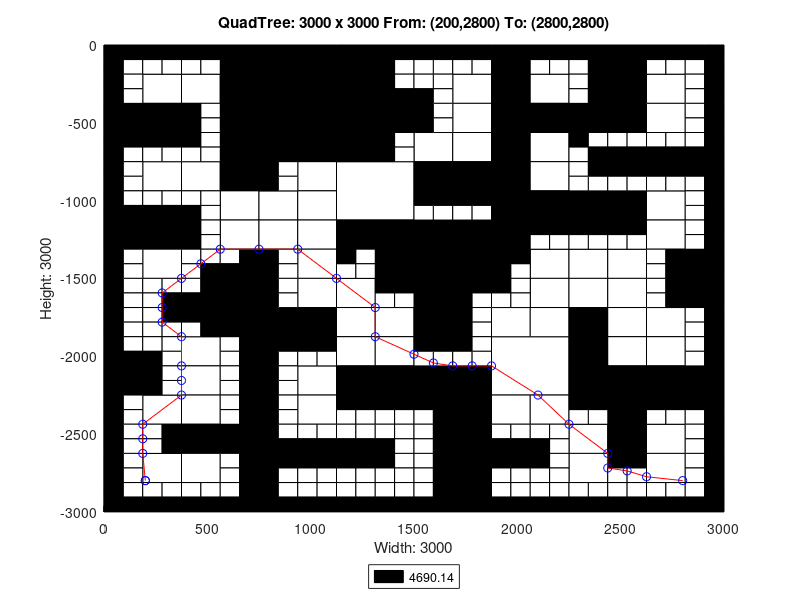

Here is the MATLAB script that generated this plot:
axis([0 3000 -3000 0]);
title('QuadTree: 3000 x 3000 From: (200,2800) To: (2800,2800)');
xlabel('Width: 3000');
ylabel('Height: 3000');
rectangle('Position',[750 -375 375 375], 'FaceColor',[0 0 0]);
rectangle('Position',[750 -750 375 375], 'FaceColor',[0 0 0]);
rectangle('Position',[1125 -1125 375 375], 'FaceColor',[1 1 1]);
rectangle('Position',[1500 -1500 375 375], 'FaceColor',[0 0 0]);
rectangle('Position',[1875 -2250 375 375], 'FaceColor',[1 1 1]);
rectangle('Position',[187.5 -375 187.5 187.5], 'FaceColor',[1 1 1]);
rectangle('Position',[562.5 -187.5 187.5 187.5], 'FaceColor',[0 0 0]);
rectangle('Position',[375 -375 187.5 187.5], 'FaceColor',[1 1 1]);
rectangle('Position',[562.5 -375 187.5 187.5], 'FaceColor',[0 0 0]);
rectangle('Position',[0 -562.5 187.5 187.5], 'FaceColor',[0 0 0]);
rectangle('Position',[187.5 -562.5 187.5 187.5], 'FaceColor',[0 0 0]);
rectangle('Position',[562.5 -562.5 187.5 187.5], 'FaceColor',[0 0 0]);
rectangle('Position',[562.5 -750 187.5 187.5], 'FaceColor',[0 0 0]);
rectangle('Position',[1125 -187.5 187.5 187.5], 'FaceColor',[0 0 0]);
rectangle('Position',[1125 -375 187.5 187.5], 'FaceColor',[0 0 0]);
rectangle('Position',[1125 -562.5 187.5 187.5], 'FaceColor',[0 0 0]);
rectangle('Position',[1312.5 -562.5 187.5 187.5], 'FaceColor',[0 0 0]);
rectangle('Position',[1125 -750 187.5 187.5], 'FaceColor',[0 0 0]);
rectangle('Position',[187.5 -937.5 187.5 187.5], 'FaceColor',[1 1 1]);
rectangle('Position',[375 -937.5 187.5 187.5], 'FaceColor',[1 1 1]);
rectangle('Position',[562.5 -937.5 187.5 187.5], 'FaceColor',[0 0 0]);
rectangle('Position',[562.5 -1125 187.5 187.5], 'FaceColor',[1 1 1]);
rectangle('Position',[0 -1312.5 187.5 187.5], 'FaceColor',[0 0 0]);
rectangle('Position',[187.5 -1312.5 187.5 187.5], 'FaceColor',[0 0 0]);
rectangle('Position',[187.5 -1500 187.5 187.5], 'FaceColor',[1 1 1]);
rectangle('Position',[562.5 -1312.5 187.5 187.5], 'FaceColor',[1 1 1]);
rectangle('Position',[937.5 -937.5 187.5 187.5], 'FaceColor',[1 1 1]);
rectangle('Position',[750 -1125 187.5 187.5], 'FaceColor',[1 1 1]);
rectangle('Position',[937.5 -1125 187.5 187.5], 'FaceColor',[1 1 1]);
rectangle('Position',[750 -1312.5 187.5 187.5], 'FaceColor',[1 1 1]);
rectangle('Position',[937.5 -1312.5 187.5 187.5], 'FaceColor',[1 1 1]);
rectangle('Position',[937.5 -1500 187.5 187.5], 'FaceColor',[1 1 1]);
rectangle('Position',[1125 -1312.5 187.5 187.5], 'FaceColor',[0 0 0]);
rectangle('Position',[1312.5 -1312.5 187.5 187.5], 'FaceColor',[0 0 0]);
rectangle('Position',[1312.5 -1500 187.5 187.5], 'FaceColor',[0 0 0]);
rectangle('Position',[1687.5 -375 187.5 187.5], 'FaceColor',[1 1 1]);
rectangle('Position',[1875 -187.5 187.5 187.5], 'FaceColor',[0 0 0]);
rectangle('Position',[1875 -375 187.5 187.5], 'FaceColor',[0 0 0]);
rectangle('Position',[2062.5 -375 187.5 187.5], 'FaceColor',[1 1 1]);
rectangle('Position',[1687.5 -562.5 187.5 187.5], 'FaceColor',[1 1 1]);
rectangle('Position',[1500 -750 187.5 187.5], 'FaceColor',[1 1 1]);
rectangle('Position',[1687.5 -750 187.5 187.5], 'FaceColor',[1 1 1]);
rectangle('Position',[1875 -562.5 187.5 187.5], 'FaceColor',[0 0 0]);
rectangle('Position',[2062.5 -562.5 187.5 187.5], 'FaceColor',[0 0 0]);
rectangle('Position',[1875 -750 187.5 187.5], 'FaceColor',[0 0 0]);
rectangle('Position',[2062.5 -750 187.5 187.5], 'FaceColor',[1 1 1]);
rectangle('Position',[2437.5 -187.5 187.5 187.5], 'FaceColor',[0 0 0]);
rectangle('Position',[2437.5 -375 187.5 187.5], 'FaceColor',[0 0 0]);
rectangle('Position',[2625 -375 187.5 187.5], 'FaceColor',[1 1 1]);
rectangle('Position',[2250 -562.5 187.5 187.5], 'FaceColor',[0 0 0]);
rectangle('Position',[2437.5 -562.5 187.5 187.5], 'FaceColor',[0 0 0]);
rectangle('Position',[2625 -562.5 187.5 187.5], 'FaceColor',[1 1 1]);
rectangle('Position',[1500 -937.5 187.5 187.5], 'FaceColor',[0 0 0]);
rectangle('Position',[1687.5 -937.5 187.5 187.5], 'FaceColor',[0 0 0]);
rectangle('Position',[1875 -937.5 187.5 187.5], 'FaceColor',[0 0 0]);
rectangle('Position',[2062.5 -937.5 187.5 187.5], 'FaceColor',[1 1 1]);
rectangle('Position',[1875 -1125 187.5 187.5], 'FaceColor',[0 0 0]);
rectangle('Position',[2062.5 -1125 187.5 187.5], 'FaceColor',[0 0 0]);
rectangle('Position',[1875 -1312.5 187.5 187.5], 'FaceColor',[0 0 0]);
rectangle('Position',[2062.5 -1500 187.5 187.5], 'FaceColor',[1 1 1]);
rectangle('Position',[2250 -1125 187.5 187.5], 'FaceColor',[0 0 0]);
rectangle('Position',[2437.5 -1125 187.5 187.5], 'FaceColor',[0 0 0]);
rectangle('Position',[2625 -1125 187.5 187.5], 'FaceColor',[1 1 1]);
rectangle('Position',[2250 -1500 187.5 187.5], 'FaceColor',[1 1 1]);
rectangle('Position',[2437.5 -1500 187.5 187.5], 'FaceColor',[1 1 1]);
rectangle('Position',[2625 -1312.5 187.5 187.5], 'FaceColor',[1 1 1]);
rectangle('Position',[2812.5 -1500 187.5 187.5], 'FaceColor',[0 0 0]);
rectangle('Position',[562.5 -1687.5 187.5 187.5], 'FaceColor',[0 0 0]);
rectangle('Position',[562.5 -1875 187.5 187.5], 'FaceColor',[0 0 0]);
rectangle('Position',[0 -2250 187.5 187.5], 'FaceColor',[0 0 0]);
rectangle('Position',[375 -2062.5 187.5 187.5], 'FaceColor',[1 1 1]);
rectangle('Position',[375 -2250 187.5 187.5], 'FaceColor',[1 1 1]);
rectangle('Position',[937.5 -1687.5 187.5 187.5], 'FaceColor',[1 1 1]);
rectangle('Position',[750 -1875 187.5 187.5], 'FaceColor',[0 0 0]);
rectangle('Position',[937.5 -1875 187.5 187.5], 'FaceColor',[0 0 0]);
rectangle('Position',[1125 -1687.5 187.5 187.5], 'FaceColor',[1 1 1]);
rectangle('Position',[1125 -1875 187.5 187.5], 'FaceColor',[1 1 1]);
rectangle('Position',[1312.5 -1875 187.5 187.5], 'FaceColor',[1 1 1]);
rectangle('Position',[937.5 -2250 187.5 187.5], 'FaceColor',[1 1 1]);
rectangle('Position',[1125 -2062.5 187.5 187.5], 'FaceColor',[1 1 1]);
rectangle('Position',[1312.5 -2062.5 187.5 187.5], 'FaceColor',[1 1 1]);
rectangle('Position',[1125 -2250 187.5 187.5], 'FaceColor',[0 0 0]);
rectangle('Position',[1312.5 -2250 187.5 187.5], 'FaceColor',[0 0 0]);
rectangle('Position',[187.5 -2437.5 187.5 187.5], 'FaceColor',[1 1 1]);
rectangle('Position',[375 -2437.5 187.5 187.5], 'FaceColor',[1 1 1]);
rectangle('Position',[375 -2625 187.5 187.5], 'FaceColor',[0 0 0]);
rectangle('Position',[562.5 -2625 187.5 187.5], 'FaceColor',[0 0 0]);
rectangle('Position',[187.5 -2812.5 187.5 187.5], 'FaceColor',[1 1 1]);
rectangle('Position',[375 -2812.5 187.5 187.5], 'FaceColor',[1 1 1]);
rectangle('Position',[937.5 -2437.5 187.5 187.5], 'FaceColor',[1 1 1]);
rectangle('Position',[1500 -1687.5 187.5 187.5], 'FaceColor',[0 0 0]);
rectangle('Position',[1500 -1875 187.5 187.5], 'FaceColor',[0 0 0]);
rectangle('Position',[2062.5 -1687.5 187.5 187.5], 'FaceColor',[1 1 1]);
rectangle('Position',[1875 -1875 187.5 187.5], 'FaceColor',[1 1 1]);
rectangle('Position',[2062.5 -1875 187.5 187.5], 'FaceColor',[1 1 1]);
rectangle('Position',[1500 -2250 187.5 187.5], 'FaceColor',[0 0 0]);
rectangle('Position',[1687.5 -2250 187.5 187.5], 'FaceColor',[0 0 0]);
rectangle('Position',[2250 -1687.5 187.5 187.5], 'FaceColor',[1 1 1]);
rectangle('Position',[2437.5 -1687.5 187.5 187.5], 'FaceColor',[1 1 1]);
rectangle('Position',[2250 -1875 187.5 187.5], 'FaceColor',[0 0 0]);
rectangle('Position',[2437.5 -1875 187.5 187.5], 'FaceColor',[1 1 1]);
rectangle('Position',[2812.5 -1687.5 187.5 187.5], 'FaceColor',[0 0 0]);
rectangle('Position',[2625 -1875 187.5 187.5], 'FaceColor',[1 1 1]);
rectangle('Position',[2250 -2062.5 187.5 187.5], 'FaceColor',[0 0 0]);
rectangle('Position',[2437.5 -2062.5 187.5 187.5], 'FaceColor',[1 1 1]);
rectangle('Position',[2250 -2250 187.5 187.5], 'FaceColor',[0 0 0]);
rectangle('Position',[2437.5 -2250 187.5 187.5], 'FaceColor',[0 0 0]);
rectangle('Position',[2625 -2062.5 187.5 187.5], 'FaceColor',[1 1 1]);
rectangle('Position',[2625 -2250 187.5 187.5], 'FaceColor',[0 0 0]);
rectangle('Position',[2812.5 -2250 187.5 187.5], 'FaceColor',[0 0 0]);
rectangle('Position',[1687.5 -2437.5 187.5 187.5], 'FaceColor',[0 0 0]);
rectangle('Position',[1687.5 -2625 187.5 187.5], 'FaceColor',[0 0 0]);
rectangle('Position',[1875 -2437.5 187.5 187.5], 'FaceColor',[1 1 1]);
rectangle('Position',[2062.5 -2437.5 187.5 187.5], 'FaceColor',[1 1 1]);
rectangle('Position',[1687.5 -2812.5 187.5 187.5], 'FaceColor',[0 0 0]);
rectangle('Position',[1687.5 -3000 187.5 187.5], 'FaceColor',[0 0 0]);
rectangle('Position',[2437.5 -2437.5 187.5 187.5], 'FaceColor',[0 0 0]);
rectangle('Position',[2250 -2625 187.5 187.5], 'FaceColor',[1 1 1]);
rectangle('Position',[2437.5 -2625 187.5 187.5], 'FaceColor',[0 0 0]);
rectangle('Position',[2625 -2625 187.5 187.5], 'FaceColor',[1 1 1]);
rectangle('Position',[2250 -2812.5 187.5 187.5], 'FaceColor',[1 1 1]);
rectangle('Position',[2625 -2812.5 187.5 187.5], 'FaceColor',[1 1 1]);
rectangle('Position',[0 -93.75 93.75 93.75], 'FaceColor',[0 0 0]);
rectangle('Position',[93.75 -93.75 93.75 93.75], 'FaceColor',[0 0 0]);
rectangle('Position',[0 -187.5 93.75 93.75], 'FaceColor',[0 0 0]);
rectangle('Position',[93.75 -187.5 93.75 93.75], 'FaceColor',[1 1 1]);
rectangle('Position',[187.5 -93.75 93.75 93.75], 'FaceColor',[0 0 0]);
rectangle('Position',[281.25 -93.75 93.75 93.75], 'FaceColor',[0 0 0]);
rectangle('Position',[187.5 -187.5 93.75 93.75], 'FaceColor',[1 1 1]);
rectangle('Position',[281.25 -187.5 93.75 93.75], 'FaceColor',[1 1 1]);
rectangle('Position',[0 -281.25 93.75 93.75], 'FaceColor',[0 0 0]);
rectangle('Position',[93.75 -281.25 93.75 93.75], 'FaceColor',[1 1 1]);
rectangle('Position',[0 -375 93.75 93.75], 'FaceColor',[0 0 0]);
rectangle('Position',[93.75 -375 93.75 93.75], 'FaceColor',[1 1 1]);
rectangle('Position',[375 -93.75 93.75 93.75], 'FaceColor',[0 0 0]);
rectangle('Position',[468.75 -93.75 93.75 93.75], 'FaceColor',[0 0 0]);
rectangle('Position',[375 -187.5 93.75 93.75], 'FaceColor',[1 1 1]);
rectangle('Position',[468.75 -187.5 93.75 93.75], 'FaceColor',[1 1 1]);
rectangle('Position',[0 -656.25 93.75 93.75], 'FaceColor',[0 0 0]);
rectangle('Position',[93.75 -656.25 93.75 93.75], 'FaceColor',[0 0 0]);
rectangle('Position',[0 -750 93.75 93.75], 'FaceColor',[0 0 0]);
rectangle('Position',[93.75 -750 93.75 93.75], 'FaceColor',[1 1 1]);
rectangle('Position',[187.5 -656.25 93.75 93.75], 'FaceColor',[0 0 0]);
rectangle('Position',[281.25 -656.25 93.75 93.75], 'FaceColor',[0 0 0]);
rectangle('Position',[187.5 -750 93.75 93.75], 'FaceColor',[1 1 1]);
rectangle('Position',[281.25 -750 93.75 93.75], 'FaceColor',[1 1 1]);
rectangle('Position',[375 -468.75 93.75 93.75], 'FaceColor',[0 0 0]);
rectangle('Position',[468.75 -468.75 93.75 93.75], 'FaceColor',[1 1 1]);
rectangle('Position',[375 -562.5 93.75 93.75], 'FaceColor',[0 0 0]);
rectangle('Position',[468.75 -562.5 93.75 93.75], 'FaceColor',[1 1 1]);
rectangle('Position',[375 -656.25 93.75 93.75], 'FaceColor',[0 0 0]);
rectangle('Position',[468.75 -656.25 93.75 93.75], 'FaceColor',[1 1 1]);
rectangle('Position',[375 -750 93.75 93.75], 'FaceColor',[1 1 1]);
rectangle('Position',[468.75 -750 93.75 93.75], 'FaceColor',[1 1 1]);
rectangle('Position',[1312.5 -93.75 93.75 93.75], 'FaceColor',[0 0 0]);
rectangle('Position',[1406.25 -93.75 93.75 93.75], 'FaceColor',[0 0 0]);
rectangle('Position',[1312.5 -187.5 93.75 93.75], 'FaceColor',[0 0 0]);
rectangle('Position',[1406.25 -187.5 93.75 93.75], 'FaceColor',[1 1 1]);
rectangle('Position',[1312.5 -281.25 93.75 93.75], 'FaceColor',[0 0 0]);
rectangle('Position',[1406.25 -281.25 93.75 93.75], 'FaceColor',[1 1 1]);
rectangle('Position',[1312.5 -375 93.75 93.75], 'FaceColor',[0 0 0]);
rectangle('Position',[1406.25 -375 93.75 93.75], 'FaceColor',[0 0 0]);
rectangle('Position',[1312.5 -656.25 93.75 93.75], 'FaceColor',[0 0 0]);
rectangle('Position',[1406.25 -656.25 93.75 93.75], 'FaceColor',[1 1 1]);
rectangle('Position',[1312.5 -750 93.75 93.75], 'FaceColor',[0 0 0]);
rectangle('Position',[1406.25 -750 93.75 93.75], 'FaceColor',[1 1 1]);
rectangle('Position',[0 -843.75 93.75 93.75], 'FaceColor',[0 0 0]);
rectangle('Position',[93.75 -843.75 93.75 93.75], 'FaceColor',[1 1 1]);
rectangle('Position',[0 -937.5 93.75 93.75], 'FaceColor',[0 0 0]);
rectangle('Position',[93.75 -937.5 93.75 93.75], 'FaceColor',[1 1 1]);
rectangle('Position',[0 -1031.25 93.75 93.75], 'FaceColor',[0 0 0]);
rectangle('Position',[93.75 -1031.25 93.75 93.75], 'FaceColor',[1 1 1]);
rectangle('Position',[0 -1125 93.75 93.75], 'FaceColor',[0 0 0]);
rectangle('Position',[93.75 -1125 93.75 93.75], 'FaceColor',[0 0 0]);
rectangle('Position',[187.5 -1031.25 93.75 93.75], 'FaceColor',[1 1 1]);
rectangle('Position',[281.25 -1031.25 93.75 93.75], 'FaceColor',[1 1 1]);
rectangle('Position',[187.5 -1125 93.75 93.75], 'FaceColor',[0 0 0]);
rectangle('Position',[281.25 -1125 93.75 93.75], 'FaceColor',[0 0 0]);
rectangle('Position',[375 -1031.25 93.75 93.75], 'FaceColor',[1 1 1]);
rectangle('Position',[468.75 -1031.25 93.75 93.75], 'FaceColor',[1 1 1]);
rectangle('Position',[375 -1125 93.75 93.75], 'FaceColor',[0 0 0]);
rectangle('Position',[468.75 -1125 93.75 93.75], 'FaceColor',[1 1 1]);
rectangle('Position',[0 -1406.25 93.75 93.75], 'FaceColor',[0 0 0]);
rectangle('Position',[93.75 -1406.25 93.75 93.75], 'FaceColor',[1 1 1]);
rectangle('Position',[0 -1500 93.75 93.75], 'FaceColor',[0 0 0]);
rectangle('Position',[93.75 -1500 93.75 93.75], 'FaceColor',[1 1 1]);
rectangle('Position',[375 -1218.75 93.75 93.75], 'FaceColor',[0 0 0]);
rectangle('Position',[468.75 -1218.75 93.75 93.75], 'FaceColor',[1 1 1]);
rectangle('Position',[375 -1312.5 93.75 93.75], 'FaceColor',[0 0 0]);
rectangle('Position',[468.75 -1312.5 93.75 93.75], 'FaceColor',[1 1 1]);
rectangle('Position',[375 -1406.25 93.75 93.75], 'FaceColor',[1 1 1]);
rectangle('Position',[468.75 -1406.25 93.75 93.75], 'FaceColor',[1 1 1]);
rectangle('Position',[375 -1500 93.75 93.75], 'FaceColor',[1 1 1]);
rectangle('Position',[468.75 -1500 93.75 93.75], 'FaceColor',[0 0 0]);
rectangle('Position',[562.5 -1406.25 93.75 93.75], 'FaceColor',[1 1 1]);
rectangle('Position',[656.25 -1406.25 93.75 93.75], 'FaceColor',[0 0 0]);
rectangle('Position',[562.5 -1500 93.75 93.75], 'FaceColor',[0 0 0]);
rectangle('Position',[656.25 -1500 93.75 93.75], 'FaceColor',[0 0 0]);
rectangle('Position',[750 -843.75 93.75 93.75], 'FaceColor',[0 0 0]);
rectangle('Position',[843.75 -843.75 93.75 93.75], 'FaceColor',[1 1 1]);
rectangle('Position',[750 -937.5 93.75 93.75], 'FaceColor',[0 0 0]);
rectangle('Position',[843.75 -937.5 93.75 93.75], 'FaceColor',[1 1 1]);
rectangle('Position',[750 -1406.25 93.75 93.75], 'FaceColor',[0 0 0]);
rectangle('Position',[843.75 -1406.25 93.75 93.75], 'FaceColor',[1 1 1]);
rectangle('Position',[750 -1500 93.75 93.75], 'FaceColor',[0 0 0]);
rectangle('Position',[843.75 -1500 93.75 93.75], 'FaceColor',[1 1 1]);
rectangle('Position',[1125 -1406.25 93.75 93.75], 'FaceColor',[0 0 0]);
rectangle('Position',[1218.75 -1406.25 93.75 93.75], 'FaceColor',[1 1 1]);
rectangle('Position',[1125 -1500 93.75 93.75], 'FaceColor',[1 1 1]);
rectangle('Position',[1218.75 -1500 93.75 93.75], 'FaceColor',[1 1 1]);
rectangle('Position',[1500 -93.75 93.75 93.75], 'FaceColor',[0 0 0]);
rectangle('Position',[1593.75 -93.75 93.75 93.75], 'FaceColor',[0 0 0]);
rectangle('Position',[1500 -187.5 93.75 93.75], 'FaceColor',[1 1 1]);
rectangle('Position',[1593.75 -187.5 93.75 93.75], 'FaceColor',[1 1 1]);
rectangle('Position',[1687.5 -93.75 93.75 93.75], 'FaceColor',[0 0 0]);
rectangle('Position',[1781.25 -93.75 93.75 93.75], 'FaceColor',[0 0 0]);
rectangle('Position',[1687.5 -187.5 93.75 93.75], 'FaceColor',[1 1 1]);
rectangle('Position',[1781.25 -187.5 93.75 93.75], 'FaceColor',[1 1 1]);
rectangle('Position',[1500 -281.25 93.75 93.75], 'FaceColor',[1 1 1]);
rectangle('Position',[1593.75 -281.25 93.75 93.75], 'FaceColor',[1 1 1]);
rectangle('Position',[1500 -375 93.75 93.75], 'FaceColor',[0 0 0]);
rectangle('Position',[1593.75 -375 93.75 93.75], 'FaceColor',[1 1 1]);
rectangle('Position',[2062.5 -93.75 93.75 93.75], 'FaceColor',[0 0 0]);
rectangle('Position',[2156.25 -93.75 93.75 93.75], 'FaceColor',[0 0 0]);
rectangle('Position',[2062.5 -187.5 93.75 93.75], 'FaceColor',[1 1 1]);
rectangle('Position',[2156.25 -187.5 93.75 93.75], 'FaceColor',[1 1 1]);
rectangle('Position',[1500 -468.75 93.75 93.75], 'FaceColor',[0 0 0]);
rectangle('Position',[1593.75 -468.75 93.75 93.75], 'FaceColor',[1 1 1]);
rectangle('Position',[1500 -562.5 93.75 93.75], 'FaceColor',[0 0 0]);
rectangle('Position',[1593.75 -562.5 93.75 93.75], 'FaceColor',[1 1 1]);
rectangle('Position',[2250 -93.75 93.75 93.75], 'FaceColor',[0 0 0]);
rectangle('Position',[2343.75 -93.75 93.75 93.75], 'FaceColor',[0 0 0]);
rectangle('Position',[2250 -187.5 93.75 93.75], 'FaceColor',[1 1 1]);
rectangle('Position',[2343.75 -187.5 93.75 93.75], 'FaceColor',[0 0 0]);
rectangle('Position',[2250 -281.25 93.75 93.75], 'FaceColor',[1 1 1]);
rectangle('Position',[2343.75 -281.25 93.75 93.75], 'FaceColor',[0 0 0]);
rectangle('Position',[2250 -375 93.75 93.75], 'FaceColor',[1 1 1]);
rectangle('Position',[2343.75 -375 93.75 93.75], 'FaceColor',[0 0 0]);
rectangle('Position',[2625 -93.75 93.75 93.75], 'FaceColor',[0 0 0]);
rectangle('Position',[2718.75 -93.75 93.75 93.75], 'FaceColor',[0 0 0]);
rectangle('Position',[2625 -187.5 93.75 93.75], 'FaceColor',[1 1 1]);
rectangle('Position',[2718.75 -187.5 93.75 93.75], 'FaceColor',[1 1 1]);
rectangle('Position',[2812.5 -93.75 93.75 93.75], 'FaceColor',[0 0 0]);
rectangle('Position',[2906.25 -93.75 93.75 93.75], 'FaceColor',[0 0 0]);
rectangle('Position',[2812.5 -187.5 93.75 93.75], 'FaceColor',[1 1 1]);
rectangle('Position',[2906.25 -187.5 93.75 93.75], 'FaceColor',[0 0 0]);
rectangle('Position',[2812.5 -281.25 93.75 93.75], 'FaceColor',[1 1 1]);
rectangle('Position',[2906.25 -281.25 93.75 93.75], 'FaceColor',[0 0 0]);
rectangle('Position',[2812.5 -375 93.75 93.75], 'FaceColor',[1 1 1]);
rectangle('Position',[2906.25 -375 93.75 93.75], 'FaceColor',[0 0 0]);
rectangle('Position',[2250 -656.25 93.75 93.75], 'FaceColor',[0 0 0]);
rectangle('Position',[2343.75 -656.25 93.75 93.75], 'FaceColor',[1 1 1]);
rectangle('Position',[2250 -750 93.75 93.75], 'FaceColor',[1 1 1]);
rectangle('Position',[2343.75 -750 93.75 93.75], 'FaceColor',[0 0 0]);
rectangle('Position',[2437.5 -656.25 93.75 93.75], 'FaceColor',[1 1 1]);
rectangle('Position',[2531.25 -656.25 93.75 93.75], 'FaceColor',[1 1 1]);
rectangle('Position',[2437.5 -750 93.75 93.75], 'FaceColor',[0 0 0]);
rectangle('Position',[2531.25 -750 93.75 93.75], 'FaceColor',[0 0 0]);
rectangle('Position',[2812.5 -468.75 93.75 93.75], 'FaceColor',[1 1 1]);
rectangle('Position',[2906.25 -468.75 93.75 93.75], 'FaceColor',[0 0 0]);
rectangle('Position',[2812.5 -562.5 93.75 93.75], 'FaceColor',[1 1 1]);
rectangle('Position',[2906.25 -562.5 93.75 93.75], 'FaceColor',[0 0 0]);
rectangle('Position',[2625 -656.25 93.75 93.75], 'FaceColor',[1 1 1]);
rectangle('Position',[2718.75 -656.25 93.75 93.75], 'FaceColor',[1 1 1]);
rectangle('Position',[2625 -750 93.75 93.75], 'FaceColor',[0 0 0]);
rectangle('Position',[2718.75 -750 93.75 93.75], 'FaceColor',[0 0 0]);
rectangle('Position',[2812.5 -656.25 93.75 93.75], 'FaceColor',[1 1 1]);
rectangle('Position',[2906.25 -656.25 93.75 93.75], 'FaceColor',[0 0 0]);
rectangle('Position',[2812.5 -750 93.75 93.75], 'FaceColor',[0 0 0]);
rectangle('Position',[2906.25 -750 93.75 93.75], 'FaceColor',[0 0 0]);
rectangle('Position',[1500 -1031.25 93.75 93.75], 'FaceColor',[0 0 0]);
rectangle('Position',[1593.75 -1031.25 93.75 93.75], 'FaceColor',[0 0 0]);
rectangle('Position',[1500 -1125 93.75 93.75], 'FaceColor',[1 1 1]);
rectangle('Position',[1593.75 -1125 93.75 93.75], 'FaceColor',[1 1 1]);
rectangle('Position',[1687.5 -1031.25 93.75 93.75], 'FaceColor',[0 0 0]);
rectangle('Position',[1781.25 -1031.25 93.75 93.75], 'FaceColor',[0 0 0]);
rectangle('Position',[1687.5 -1125 93.75 93.75], 'FaceColor',[1 1 1]);
rectangle('Position',[1781.25 -1125 93.75 93.75], 'FaceColor',[1 1 1]);
rectangle('Position',[2062.5 -1218.75 93.75 93.75], 'FaceColor',[0 0 0]);
rectangle('Position',[2156.25 -1218.75 93.75 93.75], 'FaceColor',[0 0 0]);
rectangle('Position',[2062.5 -1312.5 93.75 93.75], 'FaceColor',[1 1 1]);
rectangle('Position',[2156.25 -1312.5 93.75 93.75], 'FaceColor',[1 1 1]);
rectangle('Position',[1875 -1406.25 93.75 93.75], 'FaceColor',[0 0 0]);
rectangle('Position',[1968.75 -1406.25 93.75 93.75], 'FaceColor',[0 0 0]);
rectangle('Position',[1875 -1500 93.75 93.75], 'FaceColor',[0 0 0]);
rectangle('Position',[1968.75 -1500 93.75 93.75], 'FaceColor',[1 1 1]);
rectangle('Position',[2250 -843.75 93.75 93.75], 'FaceColor',[1 1 1]);
rectangle('Position',[2343.75 -843.75 93.75 93.75], 'FaceColor',[0 0 0]);
rectangle('Position',[2250 -937.5 93.75 93.75], 'FaceColor',[1 1 1]);
rectangle('Position',[2343.75 -937.5 93.75 93.75], 'FaceColor',[1 1 1]);
rectangle('Position',[2437.5 -843.75 93.75 93.75], 'FaceColor',[0 0 0]);
rectangle('Position',[2531.25 -843.75 93.75 93.75], 'FaceColor',[0 0 0]);
rectangle('Position',[2437.5 -937.5 93.75 93.75], 'FaceColor',[1 1 1]);
rectangle('Position',[2531.25 -937.5 93.75 93.75], 'FaceColor',[1 1 1]);
rectangle('Position',[2625 -843.75 93.75 93.75], 'FaceColor',[0 0 0]);
rectangle('Position',[2718.75 -843.75 93.75 93.75], 'FaceColor',[0 0 0]);
rectangle('Position',[2625 -937.5 93.75 93.75], 'FaceColor',[1 1 1]);
rectangle('Position',[2718.75 -937.5 93.75 93.75], 'FaceColor',[1 1 1]);
rectangle('Position',[2812.5 -843.75 93.75 93.75], 'FaceColor',[0 0 0]);
rectangle('Position',[2906.25 -843.75 93.75 93.75], 'FaceColor',[0 0 0]);
rectangle('Position',[2812.5 -937.5 93.75 93.75], 'FaceColor',[1 1 1]);
rectangle('Position',[2906.25 -937.5 93.75 93.75], 'FaceColor',[0 0 0]);
rectangle('Position',[2812.5 -1031.25 93.75 93.75], 'FaceColor',[1 1 1]);
rectangle('Position',[2906.25 -1031.25 93.75 93.75], 'FaceColor',[0 0 0]);
rectangle('Position',[2812.5 -1125 93.75 93.75], 'FaceColor',[1 1 1]);
rectangle('Position',[2906.25 -1125 93.75 93.75], 'FaceColor',[0 0 0]);
rectangle('Position',[2250 -1218.75 93.75 93.75], 'FaceColor',[0 0 0]);
rectangle('Position',[2343.75 -1218.75 93.75 93.75], 'FaceColor',[0 0 0]);
rectangle('Position',[2250 -1312.5 93.75 93.75], 'FaceColor',[1 1 1]);
rectangle('Position',[2343.75 -1312.5 93.75 93.75], 'FaceColor',[1 1 1]);
rectangle('Position',[2437.5 -1218.75 93.75 93.75], 'FaceColor',[0 0 0]);
rectangle('Position',[2531.25 -1218.75 93.75 93.75], 'FaceColor',[0 0 0]);
rectangle('Position',[2437.5 -1312.5 93.75 93.75], 'FaceColor',[1 1 1]);
rectangle('Position',[2531.25 -1312.5 93.75 93.75], 'FaceColor',[1 1 1]);
rectangle('Position',[2812.5 -1218.75 93.75 93.75], 'FaceColor',[1 1 1]);
rectangle('Position',[2906.25 -1218.75 93.75 93.75], 'FaceColor',[0 0 0]);
rectangle('Position',[2812.5 -1312.5 93.75 93.75], 'FaceColor',[1 1 1]);
rectangle('Position',[2906.25 -1312.5 93.75 93.75], 'FaceColor',[0 0 0]);
rectangle('Position',[2625 -1406.25 93.75 93.75], 'FaceColor',[1 1 1]);
rectangle('Position',[2718.75 -1406.25 93.75 93.75], 'FaceColor',[0 0 0]);
rectangle('Position',[2625 -1500 93.75 93.75], 'FaceColor',[1 1 1]);
rectangle('Position',[2718.75 -1500 93.75 93.75], 'FaceColor',[0 0 0]);
rectangle('Position',[0 -1593.75 93.75 93.75], 'FaceColor',[0 0 0]);
rectangle('Position',[93.75 -1593.75 93.75 93.75], 'FaceColor',[1 1 1]);
rectangle('Position',[0 -1687.5 93.75 93.75], 'FaceColor',[0 0 0]);
rectangle('Position',[93.75 -1687.5 93.75 93.75], 'FaceColor',[1 1 1]);
rectangle('Position',[187.5 -1593.75 93.75 93.75], 'FaceColor',[1 1 1]);
rectangle('Position',[281.25 -1593.75 93.75 93.75], 'FaceColor',[1 1 1]);
rectangle('Position',[187.5 -1687.5 93.75 93.75], 'FaceColor',[1 1 1]);
rectangle('Position',[281.25 -1687.5 93.75 93.75], 'FaceColor',[0 0 0]);
rectangle('Position',[0 -1781.25 93.75 93.75], 'FaceColor',[0 0 0]);
rectangle('Position',[93.75 -1781.25 93.75 93.75], 'FaceColor',[1 1 1]);
rectangle('Position',[0 -1875 93.75 93.75], 'FaceColor',[0 0 0]);
rectangle('Position',[93.75 -1875 93.75 93.75], 'FaceColor',[1 1 1]);
rectangle('Position',[187.5 -1781.25 93.75 93.75], 'FaceColor',[1 1 1]);
rectangle('Position',[281.25 -1781.25 93.75 93.75], 'FaceColor',[0 0 0]);
rectangle('Position',[187.5 -1875 93.75 93.75], 'FaceColor',[1 1 1]);
rectangle('Position',[281.25 -1875 93.75 93.75], 'FaceColor',[1 1 1]);
rectangle('Position',[375 -1593.75 93.75 93.75], 'FaceColor',[1 1 1]);
rectangle('Position',[468.75 -1593.75 93.75 93.75], 'FaceColor',[0 0 0]);
rectangle('Position',[375 -1687.5 93.75 93.75], 'FaceColor',[0 0 0]);
rectangle('Position',[468.75 -1687.5 93.75 93.75], 'FaceColor',[0 0 0]);
rectangle('Position',[375 -1781.25 93.75 93.75], 'FaceColor',[0 0 0]);
rectangle('Position',[468.75 -1781.25 93.75 93.75], 'FaceColor',[0 0 0]);
rectangle('Position',[375 -1875 93.75 93.75], 'FaceColor',[1 1 1]);
rectangle('Position',[468.75 -1875 93.75 93.75], 'FaceColor',[0 0 0]);
rectangle('Position',[0 -1968.75 93.75 93.75], 'FaceColor',[0 0 0]);
rectangle('Position',[93.75 -1968.75 93.75 93.75], 'FaceColor',[1 1 1]);
rectangle('Position',[0 -2062.5 93.75 93.75], 'FaceColor',[0 0 0]);
rectangle('Position',[93.75 -2062.5 93.75 93.75], 'FaceColor',[0 0 0]);
rectangle('Position',[187.5 -1968.75 93.75 93.75], 'FaceColor',[1 1 1]);
rectangle('Position',[281.25 -1968.75 93.75 93.75], 'FaceColor',[1 1 1]);
rectangle('Position',[187.5 -2062.5 93.75 93.75], 'FaceColor',[0 0 0]);
rectangle('Position',[281.25 -2062.5 93.75 93.75], 'FaceColor',[1 1 1]);
rectangle('Position',[187.5 -2156.25 93.75 93.75], 'FaceColor',[0 0 0]);
rectangle('Position',[281.25 -2156.25 93.75 93.75], 'FaceColor',[1 1 1]);
rectangle('Position',[187.5 -2250 93.75 93.75], 'FaceColor',[0 0 0]);
rectangle('Position',[281.25 -2250 93.75 93.75], 'FaceColor',[1 1 1]);
rectangle('Position',[562.5 -1968.75 93.75 93.75], 'FaceColor',[1 1 1]);
rectangle('Position',[656.25 -1968.75 93.75 93.75], 'FaceColor',[0 0 0]);
rectangle('Position',[562.5 -2062.5 93.75 93.75], 'FaceColor',[1 1 1]);
rectangle('Position',[656.25 -2062.5 93.75 93.75], 'FaceColor',[0 0 0]);
rectangle('Position',[562.5 -2156.25 93.75 93.75], 'FaceColor',[1 1 1]);
rectangle('Position',[656.25 -2156.25 93.75 93.75], 'FaceColor',[0 0 0]);
rectangle('Position',[562.5 -2250 93.75 93.75], 'FaceColor',[1 1 1]);
rectangle('Position',[656.25 -2250 93.75 93.75], 'FaceColor',[0 0 0]);
rectangle('Position',[750 -1593.75 93.75 93.75], 'FaceColor',[0 0 0]);
rectangle('Position',[843.75 -1593.75 93.75 93.75], 'FaceColor',[1 1 1]);
rectangle('Position',[750 -1687.5 93.75 93.75], 'FaceColor',[0 0 0]);
rectangle('Position',[843.75 -1687.5 93.75 93.75], 'FaceColor',[1 1 1]);
rectangle('Position',[1312.5 -1593.75 93.75 93.75], 'FaceColor',[0 0 0]);
rectangle('Position',[1406.25 -1593.75 93.75 93.75], 'FaceColor',[0 0 0]);
rectangle('Position',[1312.5 -1687.5 93.75 93.75], 'FaceColor',[1 1 1]);
rectangle('Position',[1406.25 -1687.5 93.75 93.75], 'FaceColor',[1 1 1]);
rectangle('Position',[750 -1968.75 93.75 93.75], 'FaceColor',[0 0 0]);
rectangle('Position',[843.75 -1968.75 93.75 93.75], 'FaceColor',[0 0 0]);
rectangle('Position',[750 -2062.5 93.75 93.75], 'FaceColor',[0 0 0]);
rectangle('Position',[843.75 -2062.5 93.75 93.75], 'FaceColor',[1 1 1]);
rectangle('Position',[937.5 -1968.75 93.75 93.75], 'FaceColor',[0 0 0]);
rectangle('Position',[1031.25 -1968.75 93.75 93.75], 'FaceColor',[0 0 0]);
rectangle('Position',[937.5 -2062.5 93.75 93.75], 'FaceColor',[1 1 1]);
rectangle('Position',[1031.25 -2062.5 93.75 93.75], 'FaceColor',[1 1 1]);
rectangle('Position',[750 -2156.25 93.75 93.75], 'FaceColor',[0 0 0]);
rectangle('Position',[843.75 -2156.25 93.75 93.75], 'FaceColor',[1 1 1]);
rectangle('Position',[750 -2250 93.75 93.75], 'FaceColor',[0 0 0]);
rectangle('Position',[843.75 -2250 93.75 93.75], 'FaceColor',[1 1 1]);
rectangle('Position',[0 -2343.75 93.75 93.75], 'FaceColor',[0 0 0]);
rectangle('Position',[93.75 -2343.75 93.75 93.75], 'FaceColor',[1 1 1]);
rectangle('Position',[0 -2437.5 93.75 93.75], 'FaceColor',[0 0 0]);
rectangle('Position',[93.75 -2437.5 93.75 93.75], 'FaceColor',[1 1 1]);
rectangle('Position',[0 -2531.25 93.75 93.75], 'FaceColor',[0 0 0]);
rectangle('Position',[93.75 -2531.25 93.75 93.75], 'FaceColor',[1 1 1]);
rectangle('Position',[0 -2625 93.75 93.75], 'FaceColor',[0 0 0]);
rectangle('Position',[93.75 -2625 93.75 93.75], 'FaceColor',[1 1 1]);
rectangle('Position',[187.5 -2531.25 93.75 93.75], 'FaceColor',[1 1 1]);
rectangle('Position',[281.25 -2531.25 93.75 93.75], 'FaceColor',[0 0 0]);
rectangle('Position',[187.5 -2625 93.75 93.75], 'FaceColor',[1 1 1]);
rectangle('Position',[281.25 -2625 93.75 93.75], 'FaceColor',[0 0 0]);
rectangle('Position',[562.5 -2343.75 93.75 93.75], 'FaceColor',[1 1 1]);
rectangle('Position',[656.25 -2343.75 93.75 93.75], 'FaceColor',[0 0 0]);
rectangle('Position',[562.5 -2437.5 93.75 93.75], 'FaceColor',[1 1 1]);
rectangle('Position',[656.25 -2437.5 93.75 93.75], 'FaceColor',[0 0 0]);
rectangle('Position',[0 -2718.75 93.75 93.75], 'FaceColor',[0 0 0]);
rectangle('Position',[93.75 -2718.75 93.75 93.75], 'FaceColor',[1 1 1]);
rectangle('Position',[0 -2812.5 93.75 93.75], 'FaceColor',[0 0 0]);
rectangle('Position',[93.75 -2812.5 93.75 93.75], 'FaceColor',[1 1 1]);
rectangle('Position',[0 -2906.25 93.75 93.75], 'FaceColor',[0 0 0]);
rectangle('Position',[93.75 -2906.25 93.75 93.75], 'FaceColor',[1 1 1]);
rectangle('Position',[0 -3000 93.75 93.75], 'FaceColor',[0 0 0]);
rectangle('Position',[93.75 -3000 93.75 93.75], 'FaceColor',[0 0 0]);
rectangle('Position',[187.5 -2906.25 93.75 93.75], 'FaceColor',[1 1 1]);
rectangle('Position',[281.25 -2906.25 93.75 93.75], 'FaceColor',[1 1 1]);
rectangle('Position',[187.5 -3000 93.75 93.75], 'FaceColor',[0 0 0]);
rectangle('Position',[281.25 -3000 93.75 93.75], 'FaceColor',[0 0 0]);
rectangle('Position',[562.5 -2718.75 93.75 93.75], 'FaceColor',[1 1 1]);
rectangle('Position',[656.25 -2718.75 93.75 93.75], 'FaceColor',[0 0 0]);
rectangle('Position',[562.5 -2812.5 93.75 93.75], 'FaceColor',[1 1 1]);
rectangle('Position',[656.25 -2812.5 93.75 93.75], 'FaceColor',[0 0 0]);
rectangle('Position',[375 -2906.25 93.75 93.75], 'FaceColor',[1 1 1]);
rectangle('Position',[468.75 -2906.25 93.75 93.75], 'FaceColor',[1 1 1]);
rectangle('Position',[375 -3000 93.75 93.75], 'FaceColor',[0 0 0]);
rectangle('Position',[468.75 -3000 93.75 93.75], 'FaceColor',[0 0 0]);
rectangle('Position',[562.5 -2906.25 93.75 93.75], 'FaceColor',[1 1 1]);
rectangle('Position',[656.25 -2906.25 93.75 93.75], 'FaceColor',[0 0 0]);
rectangle('Position',[562.5 -3000 93.75 93.75], 'FaceColor',[0 0 0]);
rectangle('Position',[656.25 -3000 93.75 93.75], 'FaceColor',[0 0 0]);
rectangle('Position',[750 -2343.75 93.75 93.75], 'FaceColor',[0 0 0]);
rectangle('Position',[843.75 -2343.75 93.75 93.75], 'FaceColor',[1 1 1]);
rectangle('Position',[750 -2437.5 93.75 93.75], 'FaceColor',[0 0 0]);
rectangle('Position',[843.75 -2437.5 93.75 93.75], 'FaceColor',[1 1 1]);
rectangle('Position',[750 -2531.25 93.75 93.75], 'FaceColor',[0 0 0]);
rectangle('Position',[843.75 -2531.25 93.75 93.75], 'FaceColor',[1 1 1]);
rectangle('Position',[750 -2625 93.75 93.75], 'FaceColor',[0 0 0]);
rectangle('Position',[843.75 -2625 93.75 93.75], 'FaceColor',[0 0 0]);
rectangle('Position',[937.5 -2531.25 93.75 93.75], 'FaceColor',[1 1 1]);
rectangle('Position',[1031.25 -2531.25 93.75 93.75], 'FaceColor',[1 1 1]);
rectangle('Position',[937.5 -2625 93.75 93.75], 'FaceColor',[0 0 0]);
rectangle('Position',[1031.25 -2625 93.75 93.75], 'FaceColor',[0 0 0]);
rectangle('Position',[1125 -2343.75 93.75 93.75], 'FaceColor',[0 0 0]);
rectangle('Position',[1218.75 -2343.75 93.75 93.75], 'FaceColor',[0 0 0]);
rectangle('Position',[1125 -2437.5 93.75 93.75], 'FaceColor',[1 1 1]);
rectangle('Position',[1218.75 -2437.5 93.75 93.75], 'FaceColor',[1 1 1]);
rectangle('Position',[1312.5 -2343.75 93.75 93.75], 'FaceColor',[0 0 0]);
rectangle('Position',[1406.25 -2343.75 93.75 93.75], 'FaceColor',[0 0 0]);
rectangle('Position',[1312.5 -2437.5 93.75 93.75], 'FaceColor',[1 1 1]);
rectangle('Position',[1406.25 -2437.5 93.75 93.75], 'FaceColor',[1 1 1]);
rectangle('Position',[1125 -2531.25 93.75 93.75], 'FaceColor',[1 1 1]);
rectangle('Position',[1218.75 -2531.25 93.75 93.75], 'FaceColor',[1 1 1]);
rectangle('Position',[1125 -2625 93.75 93.75], 'FaceColor',[0 0 0]);
rectangle('Position',[1218.75 -2625 93.75 93.75], 'FaceColor',[0 0 0]);
rectangle('Position',[1312.5 -2531.25 93.75 93.75], 'FaceColor',[1 1 1]);
rectangle('Position',[1406.25 -2531.25 93.75 93.75], 'FaceColor',[1 1 1]);
rectangle('Position',[1312.5 -2625 93.75 93.75], 'FaceColor',[0 0 0]);
rectangle('Position',[1406.25 -2625 93.75 93.75], 'FaceColor',[1 1 1]);
rectangle('Position',[750 -2718.75 93.75 93.75], 'FaceColor',[0 0 0]);
rectangle('Position',[843.75 -2718.75 93.75 93.75], 'FaceColor',[0 0 0]);
rectangle('Position',[750 -2812.5 93.75 93.75], 'FaceColor',[0 0 0]);
rectangle('Position',[843.75 -2812.5 93.75 93.75], 'FaceColor',[1 1 1]);
rectangle('Position',[937.5 -2718.75 93.75 93.75], 'FaceColor',[0 0 0]);
rectangle('Position',[1031.25 -2718.75 93.75 93.75], 'FaceColor',[0 0 0]);
rectangle('Position',[937.5 -2812.5 93.75 93.75], 'FaceColor',[1 1 1]);
rectangle('Position',[1031.25 -2812.5 93.75 93.75], 'FaceColor',[1 1 1]);
rectangle('Position',[750 -2906.25 93.75 93.75], 'FaceColor',[0 0 0]);
rectangle('Position',[843.75 -2906.25 93.75 93.75], 'FaceColor',[1 1 1]);
rectangle('Position',[750 -3000 93.75 93.75], 'FaceColor',[0 0 0]);
rectangle('Position',[843.75 -3000 93.75 93.75], 'FaceColor',[0 0 0]);
rectangle('Position',[937.5 -2906.25 93.75 93.75], 'FaceColor',[1 1 1]);
rectangle('Position',[1031.25 -2906.25 93.75 93.75], 'FaceColor',[1 1 1]);
rectangle('Position',[937.5 -3000 93.75 93.75], 'FaceColor',[0 0 0]);
rectangle('Position',[1031.25 -3000 93.75 93.75], 'FaceColor',[0 0 0]);
rectangle('Position',[1125 -2718.75 93.75 93.75], 'FaceColor',[0 0 0]);
rectangle('Position',[1218.75 -2718.75 93.75 93.75], 'FaceColor',[0 0 0]);
rectangle('Position',[1125 -2812.5 93.75 93.75], 'FaceColor',[1 1 1]);
rectangle('Position',[1218.75 -2812.5 93.75 93.75], 'FaceColor',[1 1 1]);
rectangle('Position',[1312.5 -2718.75 93.75 93.75], 'FaceColor',[0 0 0]);
rectangle('Position',[1406.25 -2718.75 93.75 93.75], 'FaceColor',[1 1 1]);
rectangle('Position',[1312.5 -2812.5 93.75 93.75], 'FaceColor',[1 1 1]);
rectangle('Position',[1406.25 -2812.5 93.75 93.75], 'FaceColor',[1 1 1]);
rectangle('Position',[1125 -2906.25 93.75 93.75], 'FaceColor',[1 1 1]);
rectangle('Position',[1218.75 -2906.25 93.75 93.75], 'FaceColor',[1 1 1]);
rectangle('Position',[1125 -3000 93.75 93.75], 'FaceColor',[0 0 0]);
rectangle('Position',[1218.75 -3000 93.75 93.75], 'FaceColor',[0 0 0]);
rectangle('Position',[1312.5 -2906.25 93.75 93.75], 'FaceColor',[1 1 1]);
rectangle('Position',[1406.25 -2906.25 93.75 93.75], 'FaceColor',[1 1 1]);
rectangle('Position',[1312.5 -3000 93.75 93.75], 'FaceColor',[0 0 0]);
rectangle('Position',[1406.25 -3000 93.75 93.75], 'FaceColor',[0 0 0]);
rectangle('Position',[1687.5 -1593.75 93.75 93.75], 'FaceColor',[0 0 0]);
rectangle('Position',[1781.25 -1593.75 93.75 93.75], 'FaceColor',[0 0 0]);
rectangle('Position',[1687.5 -1687.5 93.75 93.75], 'FaceColor',[0 0 0]);
rectangle('Position',[1781.25 -1687.5 93.75 93.75], 'FaceColor',[1 1 1]);
rectangle('Position',[1687.5 -1781.25 93.75 93.75], 'FaceColor',[0 0 0]);
rectangle('Position',[1781.25 -1781.25 93.75 93.75], 'FaceColor',[1 1 1]);
rectangle('Position',[1687.5 -1875 93.75 93.75], 'FaceColor',[0 0 0]);
rectangle('Position',[1781.25 -1875 93.75 93.75], 'FaceColor',[1 1 1]);
rectangle('Position',[1875 -1593.75 93.75 93.75], 'FaceColor',[0 0 0]);
rectangle('Position',[1968.75 -1593.75 93.75 93.75], 'FaceColor',[1 1 1]);
rectangle('Position',[1875 -1687.5 93.75 93.75], 'FaceColor',[1 1 1]);
rectangle('Position',[1968.75 -1687.5 93.75 93.75], 'FaceColor',[1 1 1]);
rectangle('Position',[1500 -1968.75 93.75 93.75], 'FaceColor',[0 0 0]);
rectangle('Position',[1593.75 -1968.75 93.75 93.75], 'FaceColor',[0 0 0]);
rectangle('Position',[1500 -2062.5 93.75 93.75], 'FaceColor',[1 1 1]);
rectangle('Position',[1593.75 -2062.5 93.75 93.75], 'FaceColor',[1 1 1]);
rectangle('Position',[1687.5 -1968.75 93.75 93.75], 'FaceColor',[0 0 0]);
rectangle('Position',[1781.25 -1968.75 93.75 93.75], 'FaceColor',[1 1 1]);
rectangle('Position',[1687.5 -2062.5 93.75 93.75], 'FaceColor',[1 1 1]);
rectangle('Position',[1781.25 -2062.5 93.75 93.75], 'FaceColor',[1 1 1]);
rectangle('Position',[2625 -1593.75 93.75 93.75], 'FaceColor',[1 1 1]);
rectangle('Position',[2718.75 -1593.75 93.75 93.75], 'FaceColor',[0 0 0]);
rectangle('Position',[2625 -1687.5 93.75 93.75], 'FaceColor',[1 1 1]);
rectangle('Position',[2718.75 -1687.5 93.75 93.75], 'FaceColor',[0 0 0]);
rectangle('Position',[2812.5 -1781.25 93.75 93.75], 'FaceColor',[1 1 1]);
rectangle('Position',[2906.25 -1781.25 93.75 93.75], 'FaceColor',[0 0 0]);
rectangle('Position',[2812.5 -1875 93.75 93.75], 'FaceColor',[1 1 1]);
rectangle('Position',[2906.25 -1875 93.75 93.75], 'FaceColor',[0 0 0]);
rectangle('Position',[2812.5 -1968.75 93.75 93.75], 'FaceColor',[1 1 1]);
rectangle('Position',[2906.25 -1968.75 93.75 93.75], 'FaceColor',[0 0 0]);
rectangle('Position',[2812.5 -2062.5 93.75 93.75], 'FaceColor',[1 1 1]);
rectangle('Position',[2906.25 -2062.5 93.75 93.75], 'FaceColor',[0 0 0]);
rectangle('Position',[1500 -2343.75 93.75 93.75], 'FaceColor',[0 0 0]);
rectangle('Position',[1593.75 -2343.75 93.75 93.75], 'FaceColor',[0 0 0]);
rectangle('Position',[1500 -2437.5 93.75 93.75], 'FaceColor',[1 1 1]);
rectangle('Position',[1593.75 -2437.5 93.75 93.75], 'FaceColor',[0 0 0]);
rectangle('Position',[1500 -2531.25 93.75 93.75], 'FaceColor',[1 1 1]);
rectangle('Position',[1593.75 -2531.25 93.75 93.75], 'FaceColor',[0 0 0]);
rectangle('Position',[1500 -2625 93.75 93.75], 'FaceColor',[1 1 1]);
rectangle('Position',[1593.75 -2625 93.75 93.75], 'FaceColor',[0 0 0]);
rectangle('Position',[1875 -2531.25 93.75 93.75], 'FaceColor',[1 1 1]);
rectangle('Position',[1968.75 -2531.25 93.75 93.75], 'FaceColor',[1 1 1]);
rectangle('Position',[1875 -2625 93.75 93.75], 'FaceColor',[0 0 0]);
rectangle('Position',[1968.75 -2625 93.75 93.75], 'FaceColor',[0 0 0]);
rectangle('Position',[2062.5 -2531.25 93.75 93.75], 'FaceColor',[1 1 1]);
rectangle('Position',[2156.25 -2531.25 93.75 93.75], 'FaceColor',[1 1 1]);
rectangle('Position',[2062.5 -2625 93.75 93.75], 'FaceColor',[0 0 0]);
rectangle('Position',[2156.25 -2625 93.75 93.75], 'FaceColor',[1 1 1]);
rectangle('Position',[1500 -2718.75 93.75 93.75], 'FaceColor',[1 1 1]);
rectangle('Position',[1593.75 -2718.75 93.75 93.75], 'FaceColor',[0 0 0]);
rectangle('Position',[1500 -2812.5 93.75 93.75], 'FaceColor',[1 1 1]);
rectangle('Position',[1593.75 -2812.5 93.75 93.75], 'FaceColor',[0 0 0]);
rectangle('Position',[1500 -2906.25 93.75 93.75], 'FaceColor',[1 1 1]);
rectangle('Position',[1593.75 -2906.25 93.75 93.75], 'FaceColor',[0 0 0]);
rectangle('Position',[1500 -3000 93.75 93.75], 'FaceColor',[0 0 0]);
rectangle('Position',[1593.75 -3000 93.75 93.75], 'FaceColor',[0 0 0]);
rectangle('Position',[1875 -2718.75 93.75 93.75], 'FaceColor',[0 0 0]);
rectangle('Position',[1968.75 -2718.75 93.75 93.75], 'FaceColor',[0 0 0]);
rectangle('Position',[1875 -2812.5 93.75 93.75], 'FaceColor',[1 1 1]);
rectangle('Position',[1968.75 -2812.5 93.75 93.75], 'FaceColor',[1 1 1]);
rectangle('Position',[2062.5 -2718.75 93.75 93.75], 'FaceColor',[0 0 0]);
rectangle('Position',[2156.25 -2718.75 93.75 93.75], 'FaceColor',[1 1 1]);
rectangle('Position',[2062.5 -2812.5 93.75 93.75], 'FaceColor',[1 1 1]);
rectangle('Position',[2156.25 -2812.5 93.75 93.75], 'FaceColor',[1 1 1]);
rectangle('Position',[1875 -2906.25 93.75 93.75], 'FaceColor',[1 1 1]);
rectangle('Position',[1968.75 -2906.25 93.75 93.75], 'FaceColor',[1 1 1]);
rectangle('Position',[1875 -3000 93.75 93.75], 'FaceColor',[0 0 0]);
rectangle('Position',[1968.75 -3000 93.75 93.75], 'FaceColor',[0 0 0]);
rectangle('Position',[2062.5 -2906.25 93.75 93.75], 'FaceColor',[1 1 1]);
rectangle('Position',[2156.25 -2906.25 93.75 93.75], 'FaceColor',[1 1 1]);
rectangle('Position',[2062.5 -3000 93.75 93.75], 'FaceColor',[0 0 0]);
rectangle('Position',[2156.25 -3000 93.75 93.75], 'FaceColor',[0 0 0]);
rectangle('Position',[2250 -2343.75 93.75 93.75], 'FaceColor',[0 0 0]);
rectangle('Position',[2343.75 -2343.75 93.75 93.75], 'FaceColor',[0 0 0]);
rectangle('Position',[2250 -2437.5 93.75 93.75], 'FaceColor',[1 1 1]);
rectangle('Position',[2343.75 -2437.5 93.75 93.75], 'FaceColor',[1 1 1]);
rectangle('Position',[2625 -2343.75 93.75 93.75], 'FaceColor',[0 0 0]);
rectangle('Position',[2718.75 -2343.75 93.75 93.75], 'FaceColor',[0 0 0]);
rectangle('Position',[2625 -2437.5 93.75 93.75], 'FaceColor',[1 1 1]);
rectangle('Position',[2718.75 -2437.5 93.75 93.75], 'FaceColor',[1 1 1]);
rectangle('Position',[2812.5 -2343.75 93.75 93.75], 'FaceColor',[0 0 0]);
rectangle('Position',[2906.25 -2343.75 93.75 93.75], 'FaceColor',[0 0 0]);
rectangle('Position',[2812.5 -2437.5 93.75 93.75], 'FaceColor',[1 1 1]);
rectangle('Position',[2906.25 -2437.5 93.75 93.75], 'FaceColor',[0 0 0]);
rectangle('Position',[2812.5 -2531.25 93.75 93.75], 'FaceColor',[1 1 1]);
rectangle('Position',[2906.25 -2531.25 93.75 93.75], 'FaceColor',[0 0 0]);
rectangle('Position',[2812.5 -2625 93.75 93.75], 'FaceColor',[1 1 1]);
rectangle('Position',[2906.25 -2625 93.75 93.75], 'FaceColor',[0 0 0]);
rectangle('Position',[2437.5 -2718.75 93.75 93.75], 'FaceColor',[0 0 0]);
rectangle('Position',[2531.25 -2718.75 93.75 93.75], 'FaceColor',[0 0 0]);
rectangle('Position',[2437.5 -2812.5 93.75 93.75], 'FaceColor',[1 1 1]);
rectangle('Position',[2531.25 -2812.5 93.75 93.75], 'FaceColor',[1 1 1]);
rectangle('Position',[2250 -2906.25 93.75 93.75], 'FaceColor',[1 1 1]);
rectangle('Position',[2343.75 -2906.25 93.75 93.75], 'FaceColor',[1 1 1]);
rectangle('Position',[2250 -3000 93.75 93.75], 'FaceColor',[0 0 0]);
rectangle('Position',[2343.75 -3000 93.75 93.75], 'FaceColor',[0 0 0]);
rectangle('Position',[2437.5 -2906.25 93.75 93.75], 'FaceColor',[1 1 1]);
rectangle('Position',[2531.25 -2906.25 93.75 93.75], 'FaceColor',[1 1 1]);
rectangle('Position',[2437.5 -3000 93.75 93.75], 'FaceColor',[0 0 0]);
rectangle('Position',[2531.25 -3000 93.75 93.75], 'FaceColor',[0 0 0]);
rectangle('Position',[2812.5 -2718.75 93.75 93.75], 'FaceColor',[1 1 1]);
rectangle('Position',[2906.25 -2718.75 93.75 93.75], 'FaceColor',[0 0 0]);
rectangle('Position',[2812.5 -2812.5 93.75 93.75], 'FaceColor',[1 1 1]);
rectangle('Position',[2906.25 -2812.5 93.75 93.75], 'FaceColor',[0 0 0]);
rectangle('Position',[2625 -2906.25 93.75 93.75], 'FaceColor',[1 1 1]);
rectangle('Position',[2718.75 -2906.25 93.75 93.75], 'FaceColor',[1 1 1]);
rectangle('Position',[2625 -3000 93.75 93.75], 'FaceColor',[0 0 0]);
rectangle('Position',[2718.75 -3000 93.75 93.75], 'FaceColor',[0 0 0]);
rectangle('Position',[2812.5 -2906.25 93.75 93.75], 'FaceColor',[1 1 1]);
rectangle('Position',[2906.25 -2906.25 93.75 93.75], 'FaceColor',[0 0 0]);
rectangle('Position',[2812.5 -3000 93.75 93.75], 'FaceColor',[0 0 0]);
rectangle('Position',[2906.25 -3000 93.75 93.75], 'FaceColor',[0 0 0]);
X=[2800,2625,2531.25,2437.5,2437.5,2250,2100,1875,1781.25,1687.5,1593.75,1500,1312.5,1312.5,1125,937.5,750,562.5,468.75,375,281.25,281.25,281.25,375,375,375,375,187.5,187.5,187.5,200,200];
Y=[-2800,-2775,-2737.5,-2718.75,-2625,-2437.5,-2250,-2062.5,-2062.5,-2062.5,-2043.75,-1987.5,-1875,-1687.5,-1500,-1312.5,-1312.5,-1312.5,-1406.25,-1500,-1593.75,-1687.5,-1781.25,-1875,-2062.5,-2156.25,-2250,-2437.5,-2531.25,-2625,-2800,-2800];
hold on;
plot(X,Y,'r');
plot(X,Y,'bo');
legend('4690.14','Location','southoutside');
